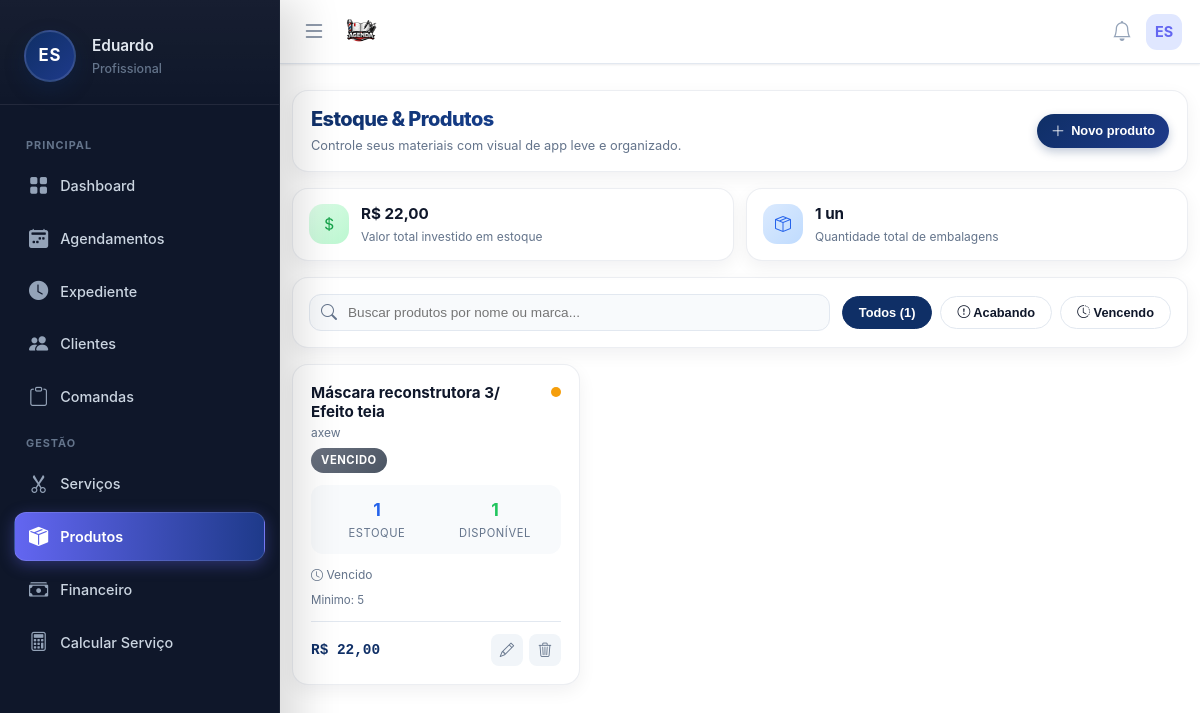
/pages/produtos-estoque/produtos-estoque.php (signed in), run on the app's committed database.
### tables this page shows
CREATE TABLE usuarios (
        id INTEGER PRIMARY KEY AUTOINCREMENT,
        nome TEXT, email TEXT, telefone TEXT, foto TEXT, biografia TEXT,
        cep TEXT, endereco TEXT, numero TEXT, bairro TEXT, cidade TEXT, estado TEXT,
        criado_em DATETIME DEFAULT CURRENT_TIMESTAMP
    , senha TEXT, estabelecimento TEXT, cor_tema TEXT DEFAULT '#4f46e5', ultimo_login DATETIME, ativo INTEGER DEFAULT 1, data_expiracao DATE, is_vitalicio INTEGER DEFAULT 0, quem_indicou TEXT, valor_mensalidade REAL DEFAULT 19.90, indicado_por TEXT, valor_mensal REAL DEFAULT 19.90, token_recuperacao TEXT, token_validade DATETIME, tipo_estabelecimento TEXT DEFAULT 'Salão de Beleza', instagram TEXT, cpf TEXT, lembrete_email_ativo INTEGER DEFAULT 0, lembrete_email_tempo INTEGER DEFAULT 4, lembrete_email_unidade TEXT DEFAULT 'horas', lembrete_email_cliente INTEGER DEFAULT 1, lembrete_email_confirmar INTEGER DEFAULT 0, lembrete_email_outro TEXT, lembrete_email_copia INTEGER DEFAULT 0, agendamento_min_antecedencia INTEGER DEFAULT 4, agendamento_min_unidade TEXT DEFAULT 'horas', receber_email_diario INTEGER DEFAULT 0, is_teste INTEGER DEFAULT 0, vendedor_id INTEGER);

CREATE TABLE produtos (
        id INTEGER PRIMARY KEY AUTOINCREMENT,
        user_id INTEGER NOT NULL,
        nome TEXT NOT NULL,
        marca TEXT,
        quantidade INTEGER DEFAULT 0,
        unidade TEXT DEFAULT 'unidade', -- Ex: ml, kg, unidade
        custo_unitario REAL,           -- Valor pago ao fornecedor
        preco_venda REAL,              -- Valor sugerido para venda (se aplicável)
        data_compra DATE,
        data_validade DATE,
        observacoes TEXT,
        criado_em DATETIME DEFAULT CURRENT_TIMESTAMP
    , tamanho_embalagem REAL DEFAULT 0, estoque_minimo INTEGER DEFAULT 5);

### pages/produtos-estoque/produtos-estoque.php (the view, shortened to what this page needs)
<?php
include '../../includes/db.php';
$userId = $_SESSION['user_id'];
$isProd = isset($_SERVER['HTTP_HOST']) && $_SERVER['HTTP_HOST'] === 'salao.develoi.com';
$produtosEstoqueUrl = $isProd
    ? '/produtos-estoque'
    : '/karen_site/controle-salao/pages/produtos-estoque/produtos-estoque.php';
$produtos = $pdo->query("SELECT * FROM produtos WHERE user_id = {$userId} ORDER BY nome ASC")->fetchAll();
$custoTotalEstoque = 0;
$totalItens = 0;
foreach($produtos as $p) {
    $custoTotalEstoque += ($p['quantidade'] * $p['custo_unitario']);
    $totalItens        += $p['quantidade'];
}
$comprometidos = [];
include '../../includes/header.php';
include '../../includes/menu.php';
?>
<div class="estoque-wrapper">
    <div class="estoque-header">
        <div class="estoque-title-area">
            <h1>Estoque & Produtos</h1>
            <p>Controle seus materiais com visual de app leve e organizado.</p>
        </div>
        <button onclick="openModal(0, 'Novo Produto')" class="btn-new">
            <i class="bi bi-plus-lg"></i>
            <span>Novo produto</span>
        </button>
    </div>
    <div class="stats-grid">
        <div class="stat-card">
            <div class="stat-icon icon-money"><i class="bi bi-currency-dollar"></i></div>
            <div class="stat-info">
                <h3>R$ <?php echo number_format($custoTotalEstoque, 2, ',', '.'); ?></h3>
                <p>Valor total investido em estoque</p>
            </div>
        </div>
        <div class="stat-card">
            <div class="stat-icon icon-box"><i class="bi bi-box-seam"></i></div>
            <div class="stat-info">
                <h3><?php echo $totalItens; ?> un</h3>
                <p>Quantidade total de embalagens</p>
            </div>
        </div>
    </div>
    <div class="filters-section">
        <div class="filters-row">
            <div class="search-box">
                <i class="bi bi-search"></i>
                <input type="text" id="searchInput" placeholder="Buscar produtos por nome ou marca..." onkeyup="filterProducts()">
            </div>
            <div class="filter-group">
                <button class="filter-btn active" onclick="setFilter('todos')" data-filter="todos">
                    Todos (<?= count($produtos) ?>)
                </button>
                <button class="filter-btn" onclick="setFilter('baixo')" data-filter="baixo">
                    <i class="bi bi-exclamation-circle"></i> Acabando
                </button>
                <button class="filter-btn" onclick="setFilter('vencendo')" data-filter="vencendo">
                    <i class="bi bi-clock-history"></i> Vencendo
                </button>
            </div>
        </div>
    </div>
    <?php if (count($produtos) > 0): ?>
        <div class="products-grid" id="productsGrid">
            <?php foreach ($produtos as $p):
                $qtd = (float)$p['quantidade'];
                $comprometido = (float)($comprometidos[$p['id']] ?? 0);
                $disponivel = $qtd - $comprometido;
                $estoqueMinimo = isset($p['estoque_minimo']) ? (int)$p['estoque_minimo'] : 5;
                $estoqueMinimo = max(0, $estoqueMinimo);
                $statusClass = 'ok';
                $statusText = 'OK';
                $alertBadge = '';
                if ($disponivel <= 0) {
                    $statusClass = 'zerado';
                    $statusText = 'Esgotado';
                    $alertClass = 'alert-low';
                    $alertBadge = '<span class="product-badge product-badge-inline badge-low">Esgotado</span>';
                } elseif ($disponivel <= $estoqueMinimo) {
                    $statusClass = 'baixo';
                    $statusText = 'Acabando';
                    $alertClass = 'alert-warning';
                    $alertBadge = '<span class="product-badge product-badge-inline badge-low">Acabando</span>';
                } else {
                    $alertClass = 'alert-ok';
                }
                $validade = $p['data_validade'];
                $validadeText = 'Sem validade';
                $isVencendo = false;
                if ($validade) {
                    $dataVal = new DateTime($validade);
                    $hoje = new DateTime();
                    $diff = $hoje->diff($dataVal)->days;
                    $isVencido = $hoje > $dataVal;
                    if ($isVencido) {
                        $validadeText = 'Vencido';
                        $statusText = 'Vencido';
                        $alertBadge = '<span class="product-badge product-badge-inline badge-expired">Vencido</span>';
                        $isVencendo = true;
                    } else {
                        $validadeText = date('d/m/Y', strtotime($validade));
                    }
                }
            ?>
                <div class="product-card"
                     data-name="<?= strtolower(htmlspecialchars($p['nome'])) ?>"
                     data-brand="<?= strtolower(htmlspecialchars($p['marca'] ?? '')) ?>"
                     data-status="<?= $statusClass ?>"
                     data-status-text="<?= $statusText ?>"
                     data-vencendo="<?= $isVencendo ? '1' : '0' ?>"
                     data-minimo="<?= $estoqueMinimo ?>"
                     onclick="window.location.href='<?= $produtosEstoqueUrl ?>?edit=<?= $p['id'] ?>'">
                    <div class="product-card-header">
                        <div style="flex: 1;">
                            <div class="product-name"><?= htmlspecialchars($p['nome']) ?></div>
                            <div class="product-brand"><?= htmlspecialchars($p['marca'] ?? 'Sem marca') ?></div>
                            <?php if (!empty($alertBadge)) echo $alertBadge; ?>
                        </div>
                        <div class="product-alert <?= $alertClass ?>"></div>
                    </div>
                    <div class="product-stats">
                        <div class="stat-item">
                            <span class="stat-value" style="color: #2563eb;"><?= $qtd ?></span>
                            <span class="stat-label">Estoque</span>
                        </div>
                        <div class="stat-item">
                            <span class="stat-value" style="color: <?= $disponivel > 0 ? '#22c55e' : '#ef4444' ?>;"><?= $disponivel ?></span>
                            <span class="stat-label">Disponível</span>
                        </div>
                    </div>
                    <div style="font-size: 0.75rem; color: var(--text-muted); margin: 8px 0;">
                        <i class="bi bi-clock"></i> <?= $validadeText ?>
                    </div>
                    <div class="product-min">
                        Minimo: <?= $estoqueMinimo ?>
                    </div>
                    <div class="product-footer">
                        <div class="product-price">R$ <?= number_format($p['custo_unitario'], 2, ',', '.') ?></div>
                        <div class="product-actions">
                            <button class="action-icon" onclick="event.stopPropagation(); window.location.href='<?= $produtosEstoqueUrl ?>?edit=<?= $p['id'] ?>'">
                                <i class="bi bi-pencil"></i>
                            </button>
                            <button class="action-icon delete" onclick="event.stopPropagation(); confirmDelete(<?= $p['id'] ?>, '<?= htmlspecialchars(addslashes($p['nome'])) ?>');">
                                <i class="bi bi-trash3"></i>
                            </button>
                        </div>
                    </div>
                </div>
            <?php endforeach; ?>
        </div>
    <?php endif; ?>
</div>
<?php include '../../includes/footer.php'; ?>

### includes/menu.php (shortened to what this page needs)
<?php
$isProd = isset($_SERVER['HTTP_HOST']) && $_SERVER['HTTP_HOST'] === 'salao.develoi.com';
$userRole     = 'Profissional';
$iniciais     = 'V';
$firstName    = 'Visitante';
if (isset($pdo) && isset($_SESSION['user_id'])) {
    $stmtUser = $pdo->prepare("SELECT nome, email, estabelecimento FROM usuarios WHERE id = ? LIMIT 1");
    $stmtUser->execute([$_SESSION['user_id']]);
    $dadoUsuario = $stmtUser->fetch(PDO::FETCH_ASSOC);
    if ($dadoUsuario && !empty($dadoUsuario['nome'])) {
        $userName = $dadoUsuario['nome'];
        $partesNome = explode(' ', trim($userName));
        $firstName  = $partesNome[0];
        $primeiraLetra = mb_substr($partesNome[0], 0, 1);
        $ultimaLetra   = '';
        if (count($partesNome) > 1) {
            $ultimoNome  = end($partesNome);
            $ultimaLetra = mb_substr($ultimoNome, 0, 1);
        }
        $iniciais = strtoupper($primeiraLetra . $ultimaLetra);
    }
}
function isActive($pageName)
{
    return basename($_SERVER['PHP_SELF']) === $pageName ? 'active' : '';
}
?>
<link rel="stylesheet" href="https://cdn.jsdelivr.net/npm/bootstrap-icons@1.11.3/font/bootstrap-icons.min.css">
<nav class="app-navbar">
    <div style="display:flex; align-items:center; gap:12px;">
        <button class="menu-btn" id="openMenuBtn" type="button">
            <i class="bi bi-list"></i>
        </button>
        <?php
        if ($isProd) {
            $logoUrl = 'https://salao.develoi.com/img/logo-azul.png';
            $dashboardUrl = '/dashboard';
        } else {
            $host = $_SERVER['HTTP_HOST'];
            $logoUrl = "http://{$host}/karen_site/controle-salao/img/logo-azul.png";
            $dashboardUrl = '/karen_site/controle-salao/pages/dashboard.php';
        }
        ?>
        <a href="<?php echo $dashboardUrl; ?>" class="brand-logo">
            <img src="<?php echo $logoUrl; ?>"
                 alt="Logo Salão Develoi"
                 style="height:38px; width:auto; display:inline-block; vertical-align:middle;">
        </a>
    </div>
    <div style="display:flex; align-items:center; gap:10px;">
        <div style="position:relative;">
            <button class="icon-btn" id="notificBtn" type="button" aria-label="Notificações" style="position:relative;">
                <i class="bi bi-bell"></i>
            </button>
        </div>
        <div style="position:relative;">
            <div class="navbar-avatar" id="userAvatarBtn">
                <?php echo $iniciais; ?>
            </div>
        </div>
    </div>
</nav>
<aside class="app-sidebar" id="sidebar">
    <div class="sidebar-header">
        <div class="avatar-circle">
            <?php echo $iniciais; ?>
        </div>
        <div class="user-info">
            <h4><?php echo htmlspecialchars($firstName); ?></h4>
            <span><?php echo htmlspecialchars($userRole); ?></span>
        </div>
    </div>
    <ul class="sidebar-menu">
        <div class="menu-label">Principal</div>
        <li>
            <a href="<?php echo $isProd ? '/dashboard' : '/karen_site/controle-salao/pages/dashboard.php'; ?>"
               class="sidebar-link <?php echo isActive('dashboard.php'); ?>">
                <i class="bi bi-grid-fill"></i> <span class="menu-text">Dashboard
            </span></a>
        </li>
        <li>
            <a href="<?php echo $isProd ? '/agenda' : '/karen_site/controle-salao/pages/agenda/agenda.php'; ?>"
               class="sidebar-link <?php echo isActive('agenda.php'); ?>">
                <i class="bi bi-calendar2-week-fill"></i> <span class="menu-text">Agendamentos
            </span></a>
        </li>
        <li>
            <a href="<?php echo $isProd ? '/horarios' : '/karen_site/controle-salao/pages/horarios/horarios.php'; ?>"
               class="sidebar-link <?php echo isActive('horarios.php'); ?>">
                <i class="bi bi-clock-fill"></i> <span class="menu-text">Expediente
            </span></a>
        </li>
        <li>
            <a href="<?php echo $isProd ? '/clientes' : '/karen_site/controle-salao/pages/clientes/clientes.php'; ?>"
               class="sidebar-link <?php echo isActive('clientes.php'); ?>">
                <i class="bi bi-people-fill"></i> <span class="menu-text">Clientes
            </span></a>
        </li>
        <li>
            <a href="<?php echo $isProd ? '/comandas' : '/karen_site/controle-salao/pages/comandas/comandas.php'; ?>"
               class="sidebar-link <?php echo isActive('comandas.php'); ?>">
                <i class="bi bi-clipboard"></i> <span class="menu-text">Comandas
            </span></a>
        </li>
        <div class="menu-label">Gestão</div>
        <li>
            <a href="<?php echo $isProd ? '/servicos' : '/karen_site/controle-salao/pages/servicos/servicos.php'; ?>"
               class="sidebar-link <?php echo isActive('servicos.php'); ?>">
                <i class="bi bi-scissors"></i> <span class="menu-text">Serviços
            </span></a>
        </li>
        <li>
            <a href="<?php echo $isProd ? '/produtos-estoque' : '/karen_site/controle-salao/pages/produtos-estoque/produtos-estoque.php'; ?>"
               class="sidebar-link <?php echo isActive('produtos-estoque.php'); ?>">
                <i class="bi bi-box-seam-fill"></i> <span class="menu-text">Produtos
            </span></a>
        </li>
        <li>
            <a href="<?php echo $isProd ? '/financeiro' : '/karen_site/controle-salao/pages/financeiro/financeiro.php'; ?>"
               class="sidebar-link <?php echo isActive('financeiro.php'); ?>">
                <i class="bi bi-cash-stack"></i> <span class="menu-text">Financeiro
            </span></a>
        </li>
        <li>
            <a href="<?php echo $isProd ? '/calcular-servico' : '/karen_site/controle-salao/pages/calcular-servico/calcular-servico.php'; ?>"
               class="sidebar-link <?php echo isActive('calcular-servico.php'); ?>">
                <i class="bi bi-calculator"></i> <span class="menu-text">Calcular Serviço
            </span></a>
        </li>
    </ul>
</aside>

### data on the page
usuarios: nome "ES", nome "Eduardo"
produtos: nome "Máscara reconstrutora 3/ Efeito teia", marca "axew", shows "VENCIDO", quantidade "1", data_validade "Vencido", estoque_minimo "5", custo_unitario "22,00"

### other printed values
$userRole "Profissional"
$custoTotalEstoque "22,00"
$totalItens "1"
count($produtos) "1"
